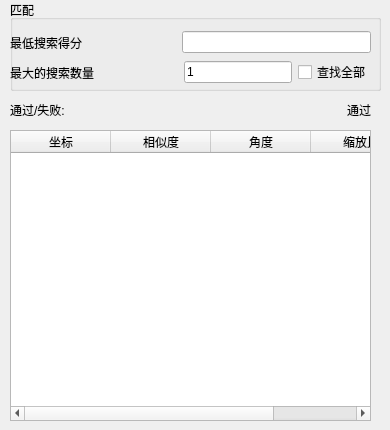
         <widget class="QWidget" name="Pattern_find_pass_fail_setting">
          <widget class="QGroupBox" name="groupBox">
           <property name="geometry">
            <rect>
             <x>10</x>
             <y>0</y>
             <width>371</width>
             <height>91</height>
            </rect>
           </property>
           <property name="title">
            <string>匹配</string>
           </property>
           <widget class="QLabel" name="pattern_find_preview_number">
            <property name="geometry">
             <rect>
              <x>260</x>
              <y>60</y>
              <width>53</width>
              <height>16</height>
             </rect>
            </property>
            <property name="text">
             <string/>
            </property>
           </widget>
           <widget class="QWidget" name="layoutWidget">
            <property name="geometry">
             <rect>
              <x>0</x>
              <y>30</y>
              <width>361</width>
              <height>25</height>
             </rect>
            </property>
            <layout class="QHBoxLayout" name="horizontalLayout_103">
             <item>
              <widget class="QLabel" name="label_94">
               <property name="text">
                <string>最低搜索得分                            </string>
               </property>
              </widget>
             </item>
             <item>
              <widget class="QLineEdit" name="Pattern_find_min_search"/>
             </item>
            </layout>
           </widget>
           <widget class="QWidget" name="layoutWidget">
            <property name="geometry">
             <rect>
              <x>0</x>
              <y>60</y>
              <width>361</width>
              <height>25</height>
             </rect>
            </property>
            <layout class="QHBoxLayout" name="horizontalLayout_104">
             <item>
              <widget class="QLabel" name="label_93">
               <property name="text">
                <string>最大的搜索数量                         </string>
               </property>
              </widget>
             </item>
             <item>
              <widget class="QLineEdit" name="Pattern_find_max_number">
               <property name="text">
                <string>1</string>
               </property>
              </widget>
             </item>
             <item>
              <widget class="QCheckBox" name="Pattern_find_all_number">
               <property name="text">
                <string>查找全部</string>
               </property>
              </widget>
             </item>
            </layout>
           </widget>
          </widget>
          <widget class="QTableWidget" name="Pattern_find_result">
           <property name="geometry">
            <rect>
             <x>10</x>
             <y>130</y>
             <width>361</width>
             <height>291</height>
            </rect>
           </property>
           <column>
            <property name="text">
             <string>坐标</string>
            </property>
           </column>
           <column>
            <property name="text">
             <string>相似度</string>
            </property>
           </column>
           <column>
            <property name="text">
             <string>角度</string>
            </property>
           </column>
           <column>
            <property name="text">
             <string>缩放比</string>
            </property>
           </column>
          </widget>
          <widget class="QWidget" name="layoutWidget">
           <property name="geometry">
            <rect>
             <x>10</x>
             <y>100</y>
             <width>361</width>
             <height>20</height>
            </rect>
           </property>
           <layout class="QHBoxLayout" name="horizontalLayout_105">
            <item>
             <widget class="QLabel" name="label_96">
              <property name="text">
               <string>通过/失败:                 </string>
              </property>
             </widget>
            </item>
            <item>
             <widget class="QLabel" name="Pattern_find_pass_or_fail">
              <property name="text">
               <string>通过</string>
              </property>
              <property name="alignment">
               <set>Qt::AlignRight|Qt::AlignTrailing|Qt::AlignVCenter</set>
              </property>
             </widget>
            </item>
           </layout>
          </widget>
         </widget>
